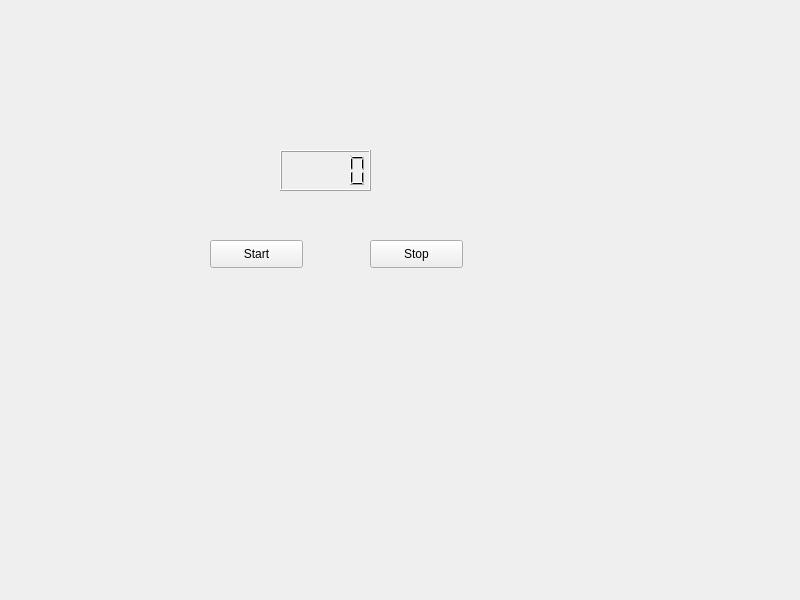
<?xml version="1.0" encoding="UTF-8"?>
<ui version="4.0">
 <class>MyWidget</class>
 <widget class="QWidget" name="MyWidget">
  <property name="geometry">
   <rect>
    <x>0</x>
    <y>0</y>
    <width>800</width>
    <height>600</height>
   </rect>
  </property>
  <property name="windowTitle">
   <string>MyWidget</string>
  </property>
  <widget class="QLCDNumber" name="lcdNumber">
   <property name="geometry">
    <rect>
     <x>280</x>
     <y>150</y>
     <width>91</width>
     <height>41</height>
    </rect>
   </property>
  </widget>
  <widget class="QPushButton" name="pushButtonStart">
   <property name="geometry">
    <rect>
     <x>210</x>
     <y>240</y>
     <width>93</width>
     <height>28</height>
    </rect>
   </property>
   <property name="text">
    <string>Start</string>
   </property>
  </widget>
  <widget class="QPushButton" name="pushButtonStop">
   <property name="geometry">
    <rect>
     <x>370</x>
     <y>240</y>
     <width>93</width>
     <height>28</height>
    </rect>
   </property>
   <property name="text">
    <string>Stop</string>
   </property>
  </widget>
 </widget>
 <resources/>
 <connections/>
</ui>
